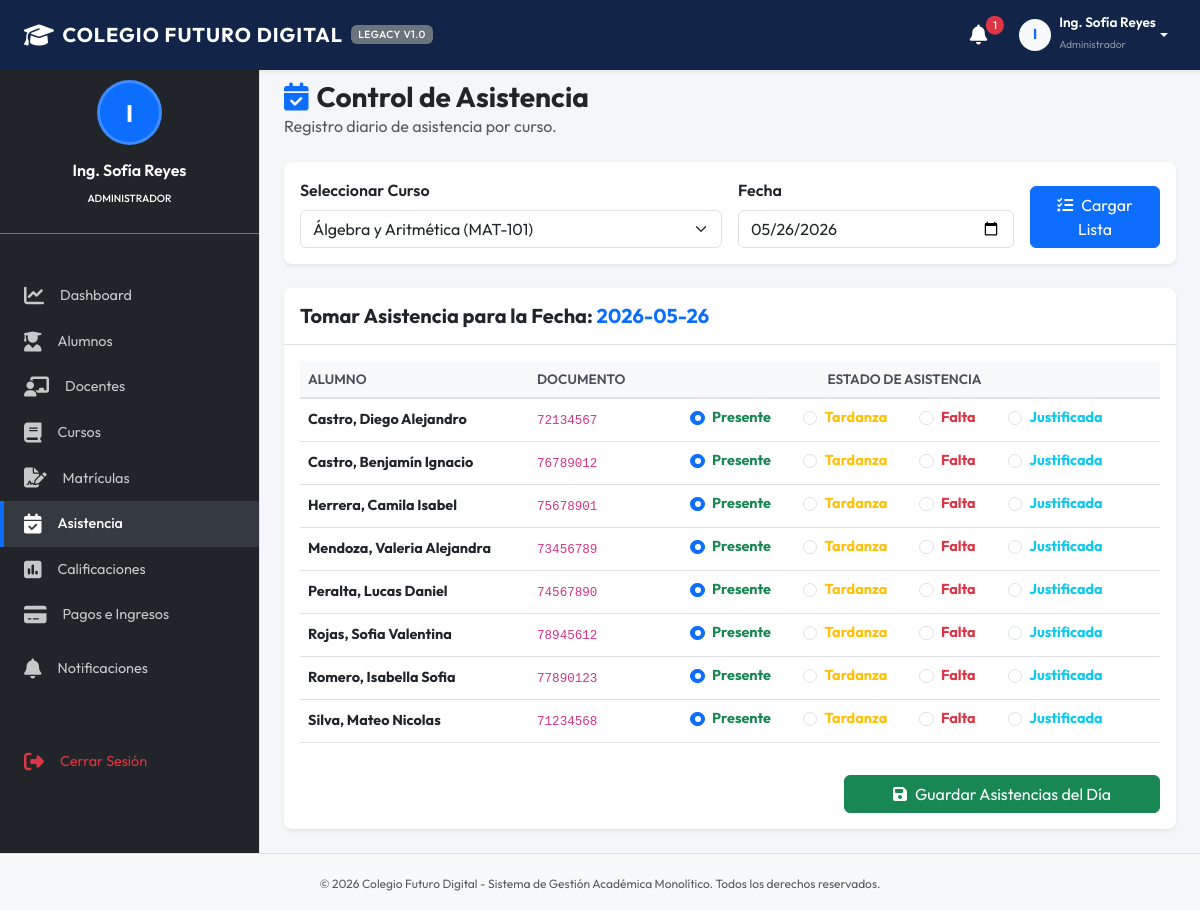
Page /modules/asistencia.php?curso_id=1 (signed in) on the committed database.
### tables this page shows
CREATE TABLE alumnos (
            id INTEGER PRIMARY KEY AUTOINCREMENT,
            usuario_id INTEGER UNIQUE,
            nombre TEXT NOT NULL,
            apellido TEXT NOT NULL,
            documento TEXT UNIQUE NOT NULL,
            fecha_nacimiento TEXT,
            direccion TEXT,
            telefono TEXT,
            estado_academico TEXT DEFAULT 'Regular' CHECK(estado_academico IN ('Regular', 'Condicional', 'Suspendido', 'Egresado')),
            FOREIGN KEY (usuario_id) REFERENCES usuarios(id) ON DELETE SET NULL
        );

### modules/asistencia.php (the view, shortened to what this page needs)
<?php
$rol = $_SESSION['usuario_rol'];
$userId = $_SESSION['usuario_id'];
$can_register = in_array($rol, ['Director', 'Administrador', 'Docente']);
$sel_curso_id = intval($_GET['curso_id'] ?? 0);
$sel_fecha = $_GET['fecha'] ?? date('Y-m-d');
require_once __DIR__ . '/../includes/header.php';
require_once __DIR__ . '/../includes/sidebar.php';
?>
<div class="d-flex justify-content-between align-items-center mb-4">
    <div>
        <h1 class="h3 mb-0 text-dark fw-bold"><i class="fa-solid fa-calendar-check me-2 text-primary"></i>Control de Asistencia</h1>
        <p class="text-muted mb-0"><?php echo $can_register ? 'Registro diario de asistencia por curso.' : 'Consulta de récord y faltas del estudiante.'; ?></p>
    </div>
</div>
<?php if ($can_register): ?>
    <?php
    try {
        if ($rol === 'Docente') {
            $stmtProf = $pdo->prepare("SELECT id FROM profesores WHERE usuario_id = ?");
            $stmtProf->execute([$userId]);
            $profId = $stmtProf->fetchColumn();
            $stmtCursos = $pdo->prepare("SELECT id, nombre, codigo FROM cursos WHERE profesor_id = ? ORDER BY nombre ASC");
            $stmtCursos->execute([$profId]);
            $cursos = $stmtCursos->fetchAll();
        } else {
            $cursos = $pdo->query("SELECT id, nombre, codigo FROM cursos ORDER BY nombre ASC")->fetchAll();
        }
    } catch (PDOException $e) {
        $cursos = [];
    }
    ?>
    <div class="card bg-white shadow-sm border-0 mb-4">
        <div class="card-body">
            <form action="asistencia.php" method="GET" class="row g-3 align-items-end">
                <div class="col-md-6">
                    <label for="curso_id" class="form-label fw-semibold">Seleccionar Curso</label>
                    <select class="form-select" id="curso_id" name="curso_id" required>
                        <?php foreach ($cursos as $cur): ?>
                            <option value="<?php echo $cur['id']; ?>" <?php echo $sel_curso_id == $cur['id'] ? 'selected' : ''; ?>>
                                <?php echo htmlspecialchars($cur['nombre'] . ' (' . $cur['codigo'] . ')'); ?>
                            </option>
                        <?php endforeach; ?>
                    </select>
                </div>
                <div class="col-md-4">
                    <label for="fecha" class="form-label fw-semibold">Fecha</label>
                    <input type="date" class="form-control" id="fecha" name="fecha" value="<?php echo htmlspecialchars($sel_fecha); ?>" required>
                </div>
                <div class="col-md-2">
                    <button type="submit" class="btn btn-primary w-100"><i class="fa-solid fa-list-check me-2"></i>Cargar Lista</button>
                </div>
            </form>
        </div>
    </div>
    <?php if ($sel_curso_id > 0): ?>
        <?php
        try {
            $stmtAl = $pdo->prepare("
                SELECT a.id, a.nombre, a.apellido, a.documento,
                       (SELECT estado FROM asistencias WHERE alumno_id = a.id AND curso_id = ? AND fecha = ?) as estado_hoy
                FROM alumnos a
                JOIN matriculas m ON a.id = m.alumno_id
                WHERE m.estado = 'Activa'
                ORDER BY a.apellido ASC
            ");
            $stmtAl->execute([$sel_curso_id, $sel_fecha]);
            $alumnos = $stmtAl->fetchAll();
        } catch (PDOException $e) {
            echo "<div class='alert alert-danger'>Error: " . $e->getMessage() . "</div>";
            $alumnos = [];
        }
        ?>
        <div class="card bg-white shadow-sm border-0">
            <div class="card-header bg-transparent border-bottom py-3">
                <h5 class="card-title mb-0 fw-bold">Tomar Asistencia para la Fecha: <span class="text-primary"><?php echo htmlspecialchars($sel_fecha); ?></span></h5>
            </div>
            <div class="card-body">
                <form action="asistencia.php" method="POST">
                    <div class="table-responsive">
                        <table class="table table-hover align-middle">
                            <thead>
                                <tr>
                                    <th>Alumno</th>
                                    <th>Documento</th>
                                    <th class="text-center">Estado de Asistencia</th>
                                </tr>
                            </thead>
                            <tbody>
                                <?php if (empty($alumnos)): ?>
                                    <tr>
                                        <td colspan="3" class="text-center py-4 text-muted">No se encuentran alumnos matriculados activos para asignar asistencia.</td>
                                    </tr>
                                <?php else: ?>
                                    <?php foreach ($alumnos as $al): ?>
                                        <?php $est = $al['estado_hoy'] ?: 'Presente';  ?>
                                        <tr>
                                            <td class="fw-bold"><?php echo htmlspecialchars($al['apellido'] . ', ' . $al['nombre']); ?></td>
                                            <td><code><?php echo htmlspecialchars($al['documento']); ?></code></td>
                                            <td>
                                                <div class="d-flex justify-content-center gap-3">
                                                    <div class="form-check form-check-inline">
                                                        <input class="form-check-input" type="radio" name="asistencia[<?php echo $al['id']; ?>]" id="pres_<?php echo $al['id']; ?>" value="Presente" <?php echo $est === 'Presente' ? 'checked' : ''; ?>>
                                                        <label class="form-check-label text-success fw-bold" for="pres_<?php echo $al['id']; ?>">Presente</label>
                                                    </div>
                                                    <div class="form-check form-check-inline">
                                                        <input class="form-check-input" type="radio" name="asistencia[<?php echo $al['id']; ?>]" id="tard_<?php echo $al['id']; ?>" value="Tardanza" <?php echo $est === 'Tardanza' ? 'checked' : ''; ?>>
                                                        <label class="form-check-label text-warning fw-bold" for="tard_<?php echo $al['id']; ?>">Tardanza</label>
                                                    </div>
                                                    <div class="form-check form-check-inline">
                                                        <input class="form-check-input" type="radio" name="asistencia[<?php echo $al['id']; ?>]" id="falt_<?php echo $al['id']; ?>" value="Falta" <?php echo $est === 'Falta' ? 'checked' : ''; ?>>
                                                        <label class="form-check-label text-danger fw-bold" for="falt_<?php echo $al['id']; ?>">Falta</label>
                                                    </div>
                                                    <div class="form-check form-check-inline">
                                                        <input class="form-check-input" type="radio" name="asistencia[<?php echo $al['id']; ?>]" id="just_<?php echo $al['id']; ?>" value="Justificada" <?php echo $est === 'Justificada' ? 'checked' : ''; ?>>
                                                        <label class="form-check-label text-info fw-bold" for="just_<?php echo $al['id']; ?>">Justificada</label>
                                                    </div>
                                                </div>
                                            </td>
                                        </tr>
                                    <?php endforeach; ?>
                                <?php endif; ?>
                            </tbody>
                        </table>
                    </div>
                    <?php if (!empty($alumnos)): ?>
                        <div class="text-end mt-3">
                            <button type="submit" class="btn btn-success px-5"><i class="fa-solid fa-floppy-disk me-2"></i>Guardar Asistencias del Día</button>
                        </div>
                    <?php endif; ?>
                </form>
            </div>
        </div>
    <?php endif; ?>
<?php endif; ?>
<?php
require_once __DIR__ . '/../includes/footer.php';
?>

### assets/css/style.css (style rules this page uses)
:root { --primary-color: #1e3c72; --primary-dark: #122548; --primary-light: #2a5298; --secondary-color: #6c757d; --bg-light: #f4f6f9; --sidebar-bg: #212529; --sidebar-hover: #343a40; --sidebar-active: #0d6efd; --text-dark: #333333; --font-sans: 'Outfit', 'Roboto', -apple-system, BlinkMacSystemFont, "Segoe UI", sans-serif; }
body { font-family: var(--font-sans); background-color: var(--bg-light); color: var(--text-dark); margin: 0; padding-top: 56px; display: flex; flex-direction: column; min-height: 100vh; }
.card { border-radius: 8px; box-shadow: 0 4px 6px rgba(0, 0, 0, 0.05); }
.table { border-collapse: separate; border-spacing: 0; }
.table th { background-color: #f8f9fa; color: #495057; font-weight: 600; border-bottom: 2px solid #dee2e6; font-size: 0.85rem; text-transform: uppercase; }
.table td { font-size: 0.9rem; vertical-align: middle; }

### rows in the picture
alumnos: apellido+nombre "Castro, Diego Alejandro", documento "72134567"
alumnos: apellido+nombre "Castro, Benjamín Ignacio", documento "76789012"
alumnos: apellido+nombre "Herrera, Camila Isabel", documento "75678901"
alumnos: apellido+nombre "Mendoza, Valeria Alejandra", documento "73456789"
alumnos: apellido+nombre "Peralta, Lucas Daniel", documento "74567890"
alumnos: apellido+nombre "Rojas, Sofia Valentina", documento "78945612"
alumnos: apellido+nombre "Romero, Isabella Sofia", documento "77890123"
alumnos: apellido+nombre "Silva, Mateo Nicolas", documento "71234568"

### other values in the picture
$notif_count "1"
substr($_SESSION['usuario_nombre'], 0, 1) "I"
$_SESSION['usuario_nombre'] "Ing. Sofía Reyes"
$_SESSION['usuario_rol'] "Administrador"
$rol "ADMINISTRADOR"
form field curso_id "Álgebra y Aritmética (MAT-101)"
